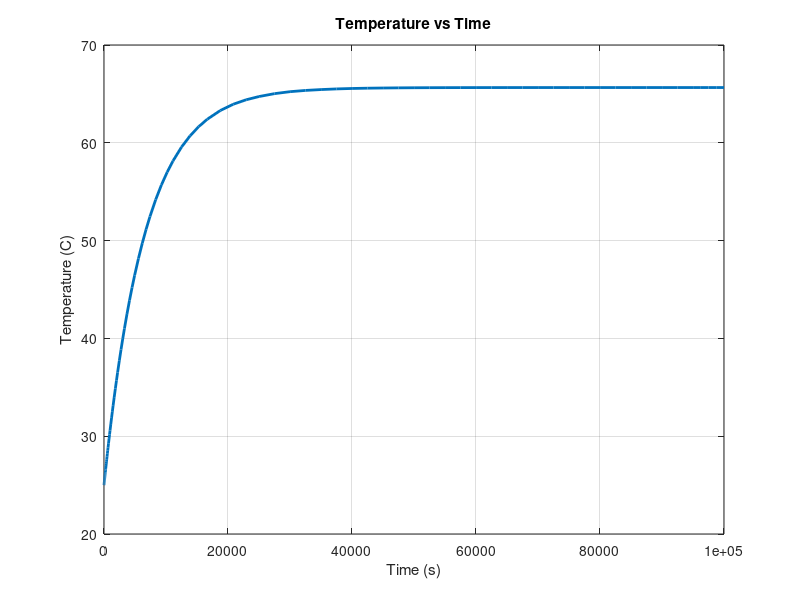

MATLAB code to generate this figure:
% Assign values to the parameters
C_eq = 190;      % Equivalent heat capacity (J/K)
m = 0.4;         % Mass (kg)
C = 880;         % Specific heat capacity (J/kg*K)
h = 5;           % Heat transfer coefficient (W/m^2*K)
breadth = 0.015;
length = 0.164;
A = breadth * length * 2;          % Surface area (m^2)
T_in = 25;                     % Input temperature (C)
I = 100;                       % Current (A)
% conductivity = ;
% Area_cu = ;
% thickness_cu;
area_busbar = 0.0002;
length_busbar = 0.0035;
rho_cu = 0.00000001724;
number_busbar = 1/2;
R = rho_cu * area_busbar * number_busbar / rho_cu;         % Resistance (ohms)
T_initial_kelvin = T_in+273.15;  % Initial temperature (K)
t_final = 100000;  % Final time for simulation (s)

% Define the differential equation as a function handle
dTdt = @(t, T) (h * A * (T - T_initial_kelvin) - I^2 * R) / (C_eq - m * C);

% Solve the differential equation using ode45
[t, T] = ode45(dTdt, [0 t_final], T_initial_kelvin);

% Plot T vs t
figure;
plot(t, T-273.15, 'LineWidth', 2);
xlabel('Time (s)');
ylabel('Temperature (C)');
title('Temperature vs Time');
grid on;